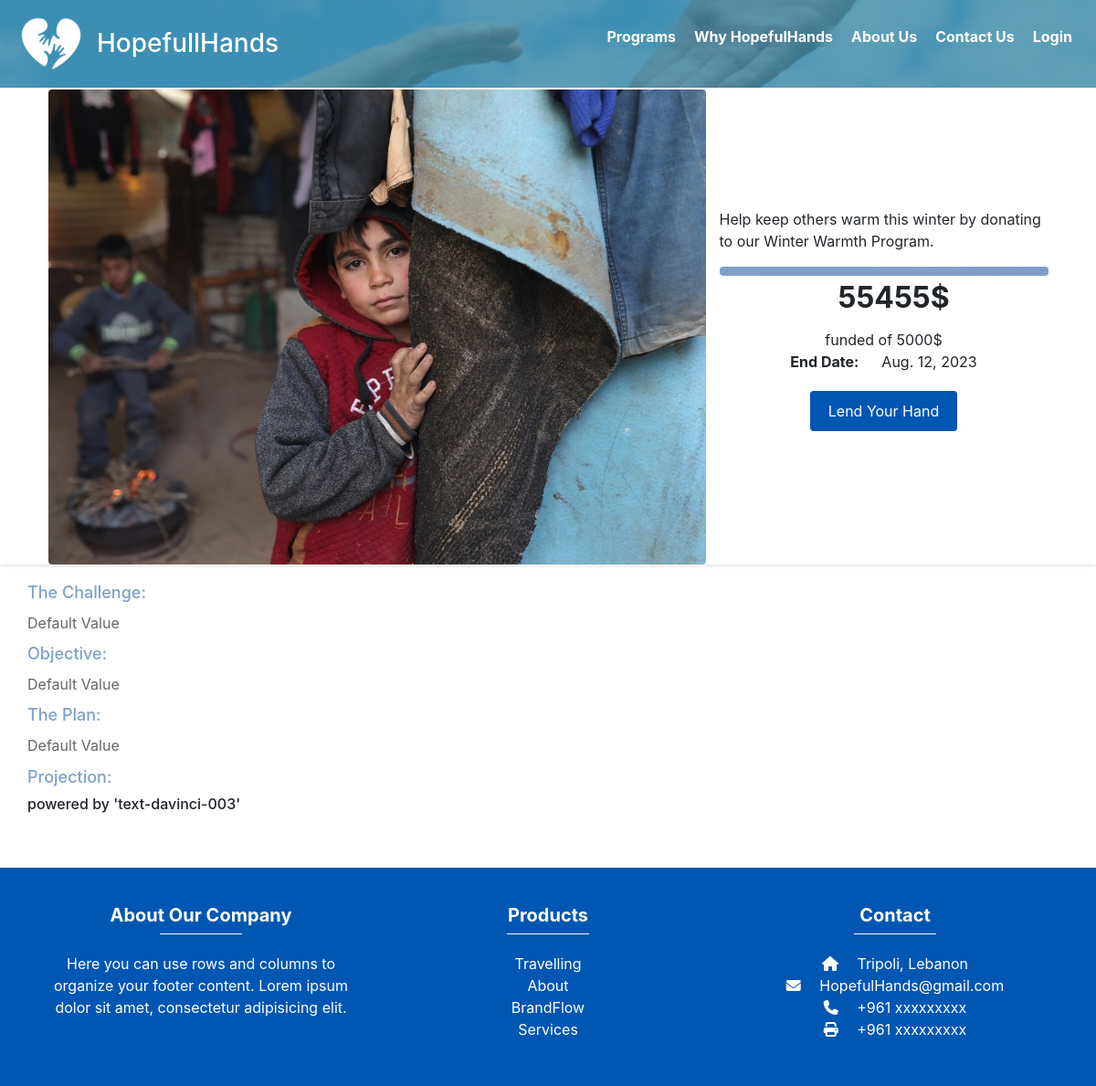
Page /programs/2/ on the earlier database version.
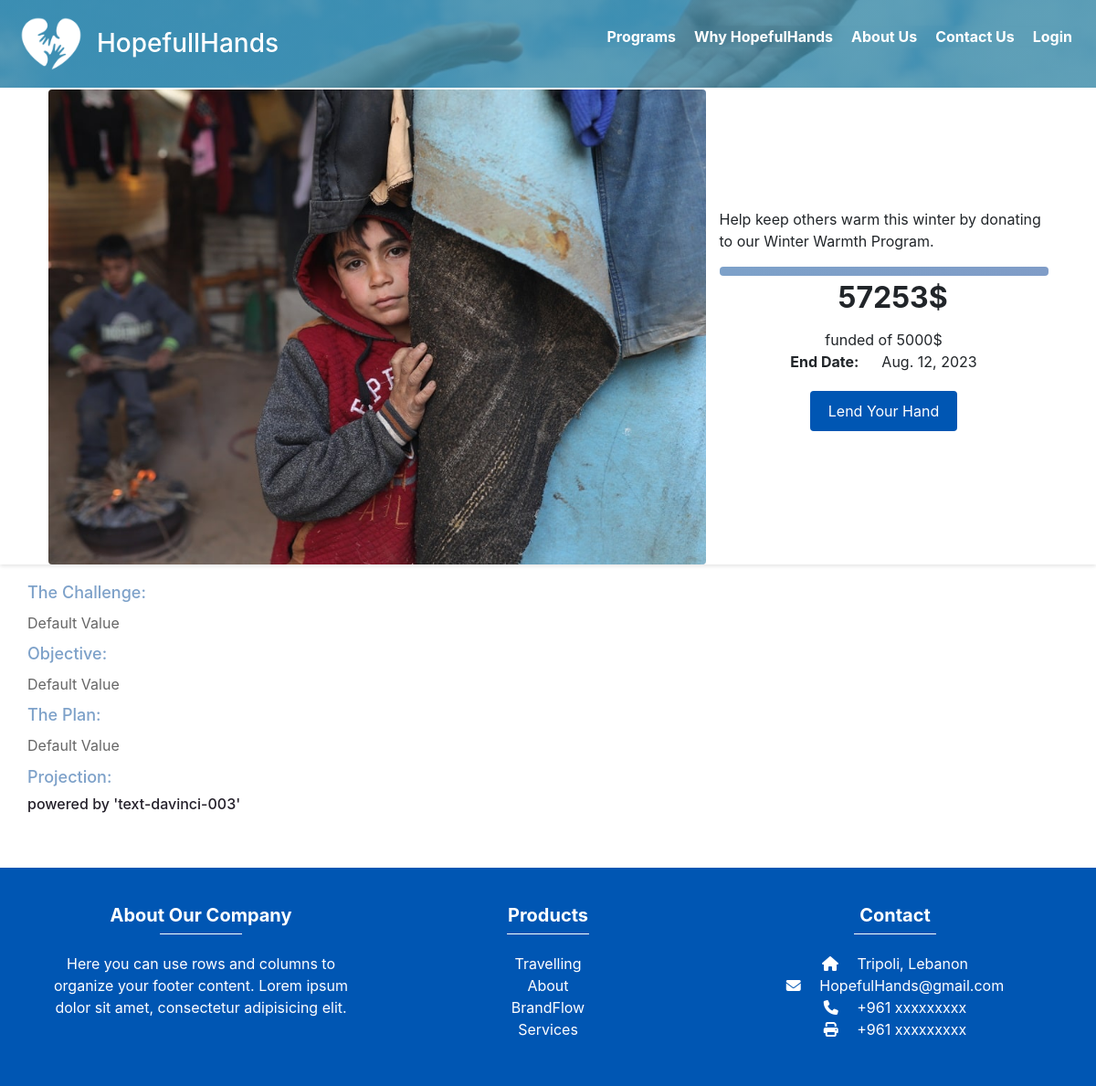
Same page on the later database version.
### app1/models.py (models this page shows, shortened)
class Program(models.Model):
    program_name = models.CharField(max_length=40)
    program_description = models.CharField(max_length=400)
    program_summary = models.CharField(max_length=200, default='Default Value')
    program_image = models.ImageField(upload_to='images/')
    budget = models.IntegerField()
    start_date = models.DateField()
    end_date = models.DateField()
    raised = models.IntegerField(default=0)
    program_challenge = models.CharField(max_length=2000, default='Default Value')
    program_objective = models.CharField(max_length=2000, default='Default Value')
    program_plan = models.CharField(max_length=2000, default='Default Value')

### app1/views.py (the view)
# urls.py: re_path(r'^.*programs/(?P<program_id>\d+)/$', program_details, name='program_details'),
def program_details(request, program_id):
    program = get_object_or_404(Program, id=program_id)
    progress = calculate_progress(program.raised, program.budget)
    projection = generate_projection(program.program_objective)
    program.projection = projection
    context = {
        'program': program,
        'progress': progress,
    }
    return render(request, 'pages/program_details.html', context)

### app1/views.py (called while the page is built)
def calculate_progress(raised, budget):
    if budget == 0:
        return 0
    return (raised / budget) * 100

def generate_projection(objective):
    keyword_map = {
        'improve literacy rates': [r'\b(literacy rate|literacy rates|reading skills)\b', r'\b(improve|enhance)\b'],
        'underprivileged communities': [r'\b(underprivileged communities|disadvantaged areas)\b', r'\b(support|empower)\b'],
        'access to quality education': [r'\b(access to|quality education)\b', r'\b(provide|ensure)\b'],
        'digital literacy': [r'\b(digital literacy)\b', r'\b(promote|develop)\b'],
        '20%': [r'\b(20 percent|twenty percent)\b', r'\b(achieve|attain)\b']
    }
    projection = ""
    for key, keywords in keyword_map.items():
        if all(re.search(keyword, objective, re.IGNORECASE) for keyword in keywords):
            projection += key + ", "
    if projection:
        projection = projection[:-2]  # Remove trailing comma and space
        projection += "."
    return projection

### templates/pages/program_details.html (shortened to what this page needs)
<!DOCTYPE html>
<html>
<head>
</head>
<body>
  {% include 'components/navbar.html' %}
  <h1 class="program-details-title">{{ program.program_name }}</h1>
  <div class="program-details-container">
    <div class="program-details-image">
      <img src="{{ program.program_image.url }}" alt="Program Image">
    </div>
    <div class="program-details-progressBar">
      <p>{{ program.program_description }}</p>
      {% include 'components/progressbar.html' %}
    </div>
  </div>
  <div class="program-details-description">
    <h2>The Challenge:</h2>
    <p>{{ program.program_challenge }}</p>
    <h2>Objective:</h2>
    <p>{{ program.program_objective }}</p>
    <h2>The Plan:</h2>
    <p>{{ program.program_plan }}</p>
    <h2>Projection:</h2>
<h6 style="color: #24202A;">powered by 'text-davinci-003'</h6>
  </div>
  {% include 'components/footer.html' %}
</body>
</html>

### templates/components/navbar.html (shortened to what this page needs)
  <nav class="navbar">
    <a href="/" class="logo" style="text-decoration: none; color: white;">
      {% load static %}
      <img src="{% static 'images/image.png' %}" alt="Logo">
      <h3>HopefullHands</h3>
    </a>
    <ul class="menu">
      <li>
        <a href="{% url 'programs' %}">Programs</a>
      </li>
      <li>
       <a href="{% url 'why_hopfullhand' %}">Why HopefulHands</a>
      </li>
      <li>
        <a href="{% url 'about'  %}">About Us</a>
      </li>
      <li>
        <a href="{% url 'contact' %}">Contact Us</a>
      </li>
    <li>
      {% if not user.is_authenticated %}
      <a href="{% url 'login' %}">Login</a>
      {% else %}
      <a href="{% url 'logout' %}">Logout</a>
      {% endif %}
    </li>
    </ul>
  </nav>

### templates/components/progressbar.html (shortened to what this page needs)
<!DOCTYPE html>
<html>
<head>
</head>
<body>
  <div class="container123">
    <div class="progress-bar1">
      <div class="progress-bar-inner1 gradient" style="width: {{ progress }}%;"></div>
    </div>
    <div class="program-details" style="font-size: 2em;">
      <strong>{{ program.raised }}$</strong>
    </div>
    <div class="program-details">
      funded of {{ program.budget }}$
    </div>
    <div class="program-details">
      <strong>End Date: </strong>{{ program.end_date }}
    </div>
    <a class="program-details-donate-button" href="{% url 'donate' %}">Lend Your Hand</a>
  </div>
</body>
</html>

### templates/components/footer.html (shortened to what this page needs)
<!DOCTYPE html>
<html>
<head>
  <link rel="stylesheet" href="https://maxcdn.bootstrapcdn.com/bootstrap/4.0.0/css/bootstrap.min.css">
</head>
<body>
  <footer id="Footer">
    <div class="container">
      <div class="row">
        <div class="col-md-4">
          <h5>About Our Company</h5>
          <hr>
          <p>Here you can use rows and columns to organize your footer content. Lorem ipsum dolor sit amet, consectetur adipisicing elit.</p>
        </div>
        <div class="col-md-4">
          <h5>Products</h5>
          <hr>
          <p>
            <a href="#!">Travelling</a>
          </p>
          <p>
            <a href="#!">About</a>
          </p>
          <p>
            <a href="#!">BrandFlow</a>
          </p>
          <p>
            <a href="#!">Services</a>
          </p>
        </div>
        <div class="col-md-4">
          <h5>Contact</h5>
          <hr>
          <p>
            <i class="fas fa-home mr-3"></i> Tripoli, Lebanon</p>
          <p>
            <i class="fas fa-envelope mr-3"></i> HopefulHands@gmail.com</p>
          <p>
            <i class="fas fa-phone mr-3"></i> +961 xxxxxxxxx</p>
          <p>
            <i class="fas fa-print mr-3"></i> +961 xxxxxxxxx</p>
        </div>
      </div>
    </div>
  </footer>
</body>
</html>

### templates/pages/program_details.html (style rules this page uses)
.program-details-title { text-align: center; font-size: 40px; padding: 5px 0; color: #0056b3; margin-top: 10px; margin-bottom: 0px; }
.program-details-container { display: flex; justify-content: center; background-color: ; height: 550px; padding: 0px; box-shadow: 0 2px 4px rgba(0, 0, 0, 0.1); margin-bottom: 20px; }
.program-details-image { flex-basis: 60%; border-radius: 4px; margin-top: 30px; margin-right: 15px; overflow: hidden; }
.program-details-image img { width: 100%; height: 100%; object-fit: cover; }
.program-details-progressBar { margin-top: 160px; flex-basis: 30%; }
.program-details-description { margin-left: 30px; margin-bottom: 60px; }
.program-details-description h2 { font-size: 18px; margin-bottom: 10px; color: #7da1c9; }
.program-details-description p { margin-bottom: 10px; color: #666; line-height: 1.6; }
.program-details-donate-button { display: inline-block; padding: 10px 20px; background-color: #0056b3; color: #fff; text-align: center; text-decoration: none; border: none; border-radius: 4px; transition: background-color 0.3s ease; }

### templates/components/navbar.html (style rules this page uses)
body { margin: 0; padding: 0; font-family: Arial, sans-serif; }
.navbar { position: fixed !important; height: 6em; top: 0; left: 0; width: 100%; padding: 20px; display: flex; justify-content: space-between; align-items: center; background-color: #0056b3; background-image: linear-gradient(rgba(62, 141, 168, 0.8), rgba(62, 141, 168, 0.8)), url('../static/images/back.jpg'); background-size: cover; background-position: center; z-index: 999; }
.logo { display: flex; align-items: center; color: white; }
.logo img { display: block; max-width: 80px; max-height: 80px; margin-right: 10px; }
.logo h3 { margin: 0; }
.menu { position: fixed; top: 0; left: 0; width: 100%; height: 100%; display: flex; flex-direction: column; align-items: flex-start; justify-content: center; z-index: 999; opacity: 0; pointer-events: none; transition: opacity 0.3s ease; background-color: rgba(0, 0, 0, 0.5); backdrop-filter: blur(8px); list-style: none; }
.menu li { margin-bottom: 20px; font-size: 2em; }
.menu a { font-weight: bold; font-size: larger; color: white; padding: 10px 15px; display: block; transition: transform 0.2s ease-in-out; text-decoration: none; position: relative; }
.menu a::before { content: ""; position: absolute; bottom: -2px; left: 0; width: 100%; height: 2px; background-color: white; opacity: 0; transform: scaleX(0); transition: transform 0.2s ease-in-out, opacity 0.2s ease-in-out; }
@media screen and (min-width: 769px) { .navbar { justify-content: flex-start; } }
@media screen and (min-width: 769px) { .menu { position: static; width: auto; height: auto; flex-direction: row; justify-content: flex-end; opacity: 1; pointer-events: all; background-color: transparent; } }
@media screen and (min-width: 769px) { .menu li { margin-bottom: 0; } }
@media screen and (min-width: 769px) { .menu a { font-size: 16px; padding: 0 10px; } }

### templates/components/footer.html (style rules this page uses)
#Footer { background-color: #0056b3; color: #fff; padding-top: 40px; padding-bottom: 20px; }
#Footer .container { text-align: center; }
#Footer .row { justify-content: center; }
#Footer .col-md-4 { margin-bottom: 30px; }
#Footer h5 { font-weight: bold; margin-top: 0; }
#Footer hr { border-top-color: #fff; width: 90px; margin-top: 0; margin-bottom: 20px; }
#Footer p { margin: 0; }
#Footer a { color: #fff; text-decoration: none; }

Differences in the rows shown:
changed Program "Help keep others warm this winter by donating to our Winter Warmth Program.": raised "55455" → "57253"
